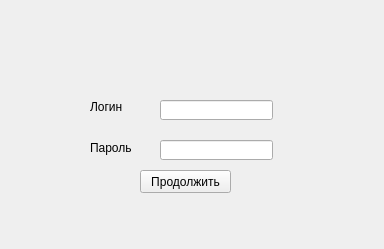
<?xml version="1.0" encoding="UTF-8"?>
<ui version="4.0">
 <class>Form</class>
 <widget class="QWidget" name="Form">
  <property name="geometry">
   <rect>
    <x>0</x>
    <y>0</y>
    <width>384</width>
    <height>249</height>
   </rect>
  </property>
  <property name="windowTitle">
   <string>Form</string>
  </property>
  <widget class="QLabel" name="label">
   <property name="geometry">
    <rect>
     <x>90</x>
     <y>100</y>
     <width>47</width>
     <height>14</height>
    </rect>
   </property>
   <property name="text">
    <string>Логин</string>
   </property>
  </widget>
  <widget class="QLabel" name="label_2">
   <property name="geometry">
    <rect>
     <x>90</x>
     <y>140</y>
     <width>61</width>
     <height>16</height>
    </rect>
   </property>
   <property name="text">
    <string>Пароль</string>
   </property>
  </widget>
  <widget class="QLineEdit" name="lineEdit">
   <property name="geometry">
    <rect>
     <x>160</x>
     <y>100</y>
     <width>113</width>
     <height>20</height>
    </rect>
   </property>
  </widget>
  <widget class="QLineEdit" name="lineEdit_2">
   <property name="geometry">
    <rect>
     <x>160</x>
     <y>140</y>
     <width>113</width>
     <height>20</height>
    </rect>
   </property>
  </widget>
  <widget class="QPushButton" name="pushButton">
   <property name="geometry">
    <rect>
     <x>140</x>
     <y>170</y>
     <width>91</width>
     <height>23</height>
    </rect>
   </property>
   <property name="text">
    <string>Продолжить</string>
   </property>
  </widget>
 </widget>
 <resources/>
 <connections/>
</ui>
